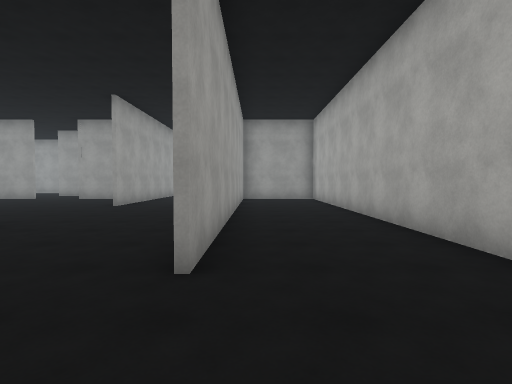
View 1 (above)

16 first-person views from a walk through a 3-D level made in the Unity game engine. The camera is 1.5 m above the floor, tilts 2° down and sees 80° across. The floor is counted in squares, 2 m on a side. Each view is taken from the middle of a square. On the plan, view 1 faces up. The plan holds only what a view shows up to about 10 squares ahead; the rest is blank. The place goes on beyond the plan. The player character is not drawn. Surface patterns are stand-ins for the level's own textures.

View 2
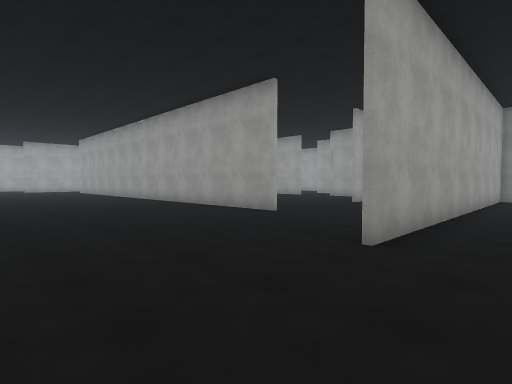

View 3
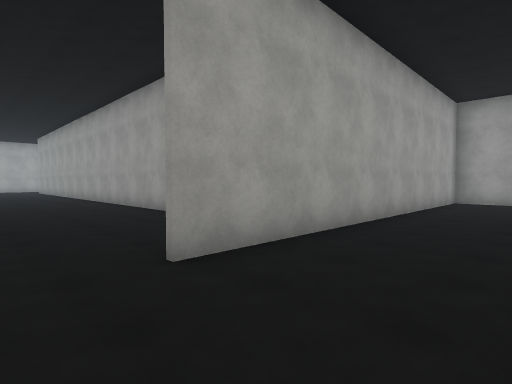

View 4
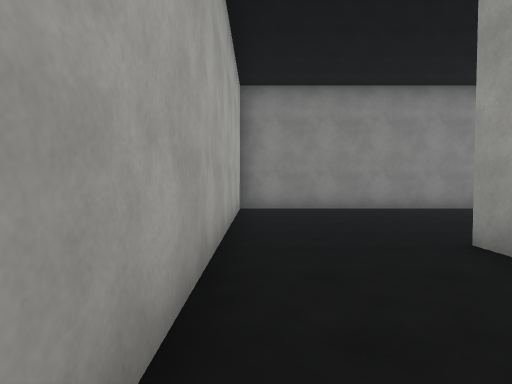

View 5
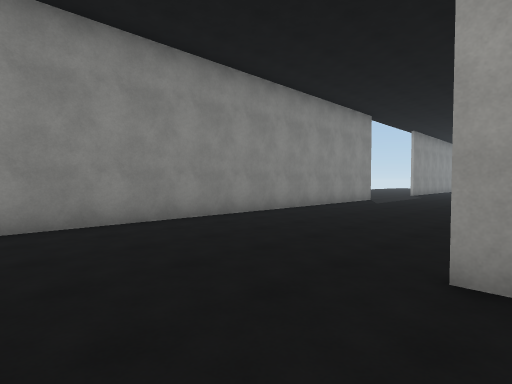

View 6
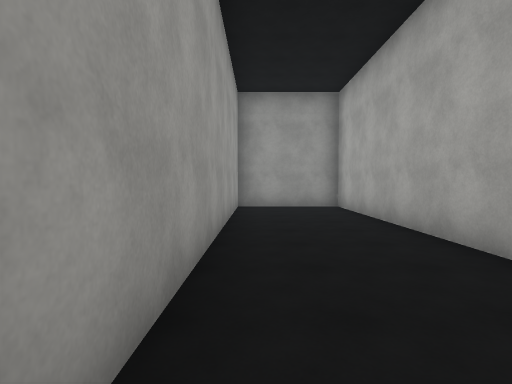

View 7
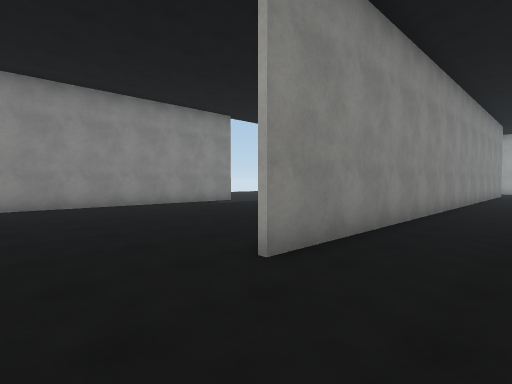

View 8
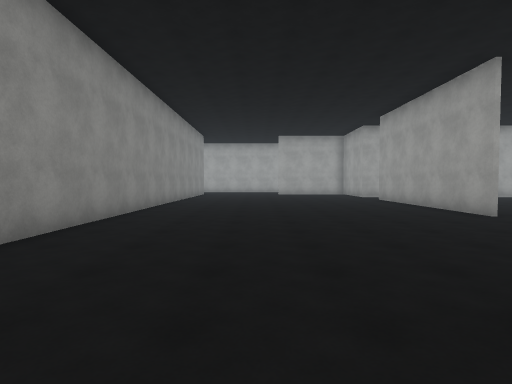

View 9
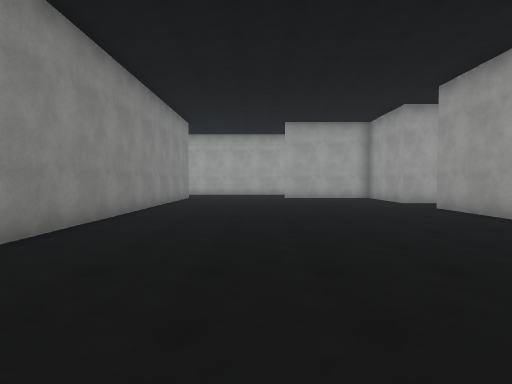

View 10
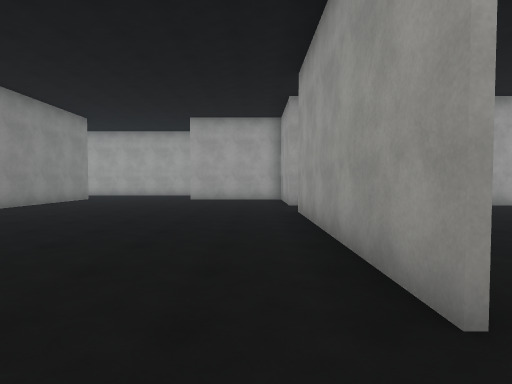

View 11
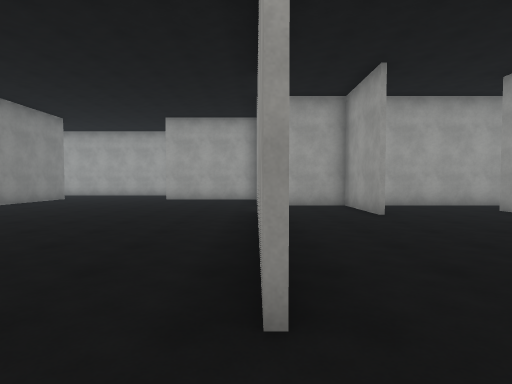

View 12
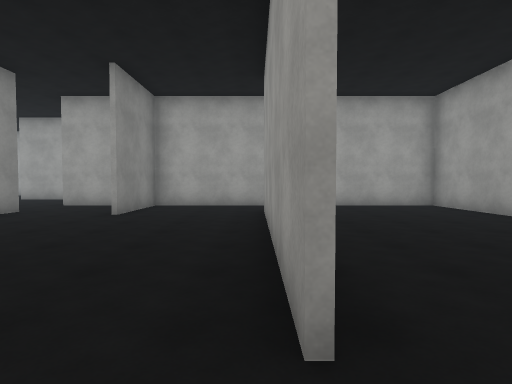

View 13
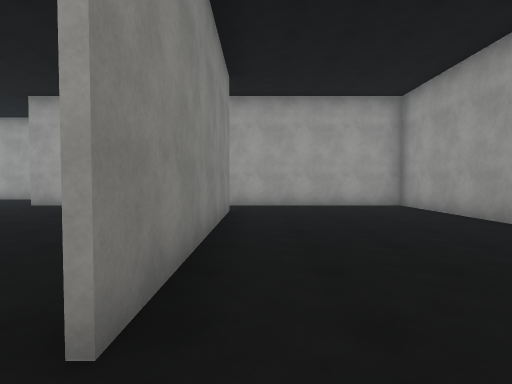

View 14
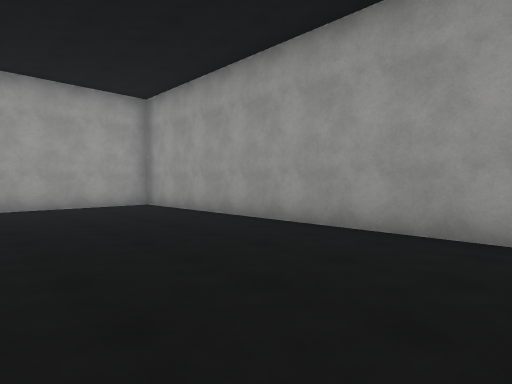

View 15
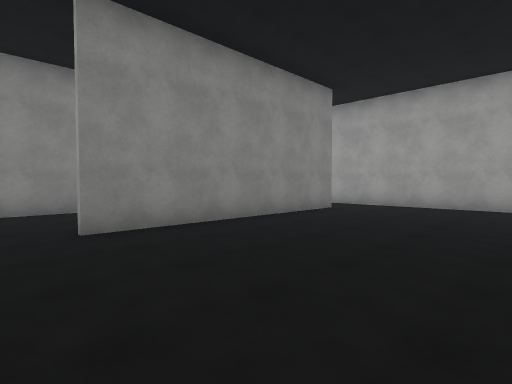

View 16
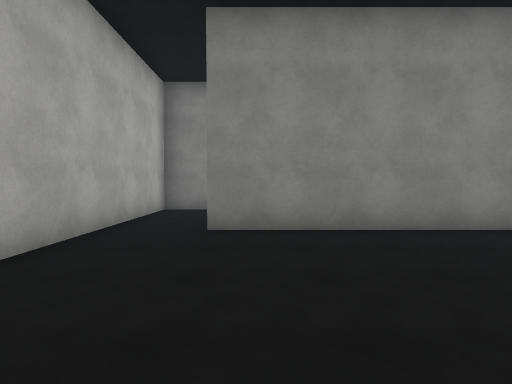

### Floor plan
Ten units are one square. View 1 is at (0, 0); x grows to the right and y downward. Boxes are objects, and circles mark ways between rooms. Rooms are numbered by the first view taken in them; rooms with no view inside come last. Other rooms are left out.
<svg viewBox="-186 -250 215 279">
<path fill="none" stroke="#000" d="M-41 -48 -84 -48M-95 -130 -155 -130M-68 24 24 24 24 -130 -6 -130M-5 -128 -5 -24M-181 -50 -41 -50M-92 -192 -104 -192M-101 -159 -76 -159 -76 -196M-84 -245 -174 -245 -174 -185M-158 -193 -92 -193M-76 -196 -76 -211M-155 -132 -149 -132M-104 -192 -158 -192M-174 -185 -174 -160M-175 -159 -148 -159M-148 -158 -175 -158M-174 -160 -174 -130"/>
<circle cx="-160" cy="-130" r="3" fill="#2a7"/>
<circle cx="-85" cy="-190" r="3" fill="#2a7"/>
<circle cx="-100" cy="-175" r="3" fill="#2a7"/>
<circle cx="-160" cy="-190" r="3" fill="#2a7"/>
<circle cx="-150" cy="-175" r="3" fill="#2a7"/>
<circle cx="-150" cy="-145" r="3" fill="#2a7"/>
<text x="-80" y="-60">1</text>
<text x="-90" y="-180">2</text>
<text x="-120" y="-220">3</text>
<text x="-130" y="-160">4</text>
<text x="-160" y="-180">5</text>
<text x="-160" y="-150">6</text>
</svg>
Room 1 opens to room 6. Room 2 opens to room 3. Room 2 opens to room 4. Room 3 opens to room 5. Room 4 opens to room 5. Room 4 opens to room 6.

Where each view was taken, in squares from view 1:
view 1: 0 up, 0 right, facing up
view 2: 1 down, 1 right, facing up-left
view 3: 1 up, 2 right, facing up-left
view 4: 6 up, 2 right, facing down
view 5: 3 up, 2 right, facing down-left
view 6: 4 up, 0 right, facing up
view 7: 7 up, 2 left, facing down-left
view 8: 8 up, 3 left, facing left
view 9: 8 up, 7 left, facing left
view 10: 12 up, 8 left, facing left
view 11: 13 up, 8 left, facing left
view 12: 19 up, 8 left, facing left
view 13: 20 up, 8 left, facing left
view 14: 20 up, 8 left, facing up-left
view 15: 24 up, 8 left, facing down-left
view 16: 24 up, 10 left, facing down
